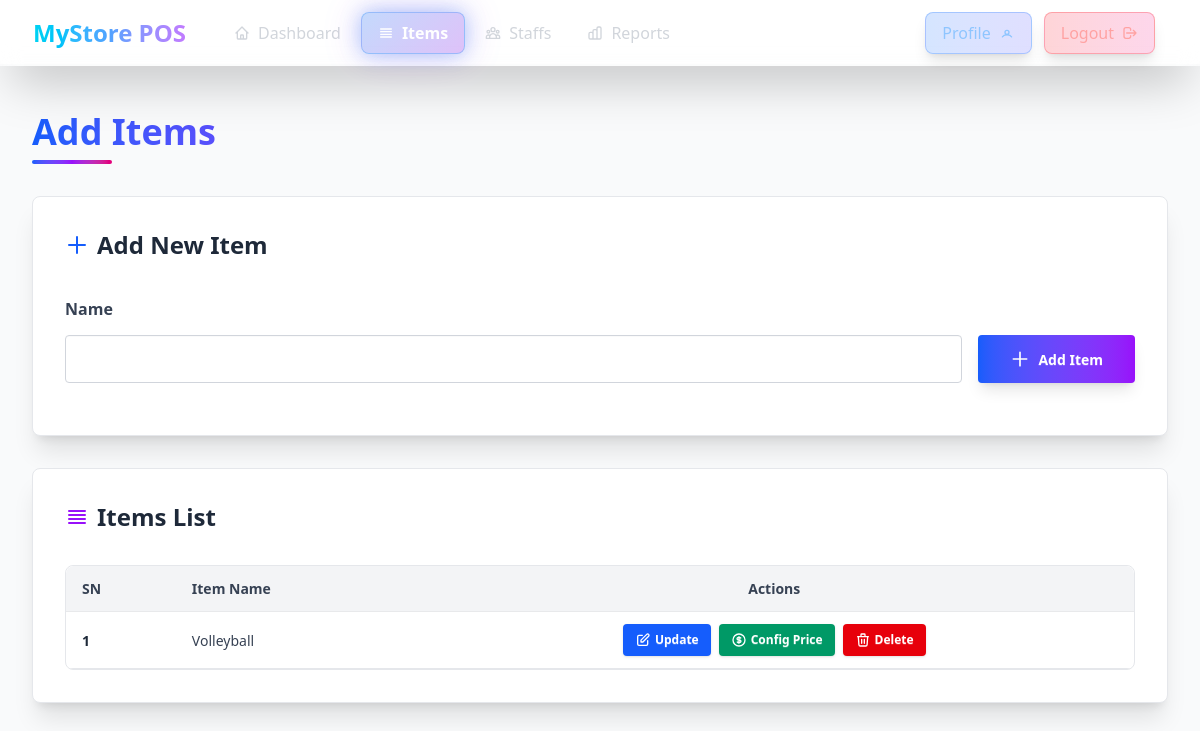
/shop/item_list/ (signed in), run on an earlier commit of the app's database.
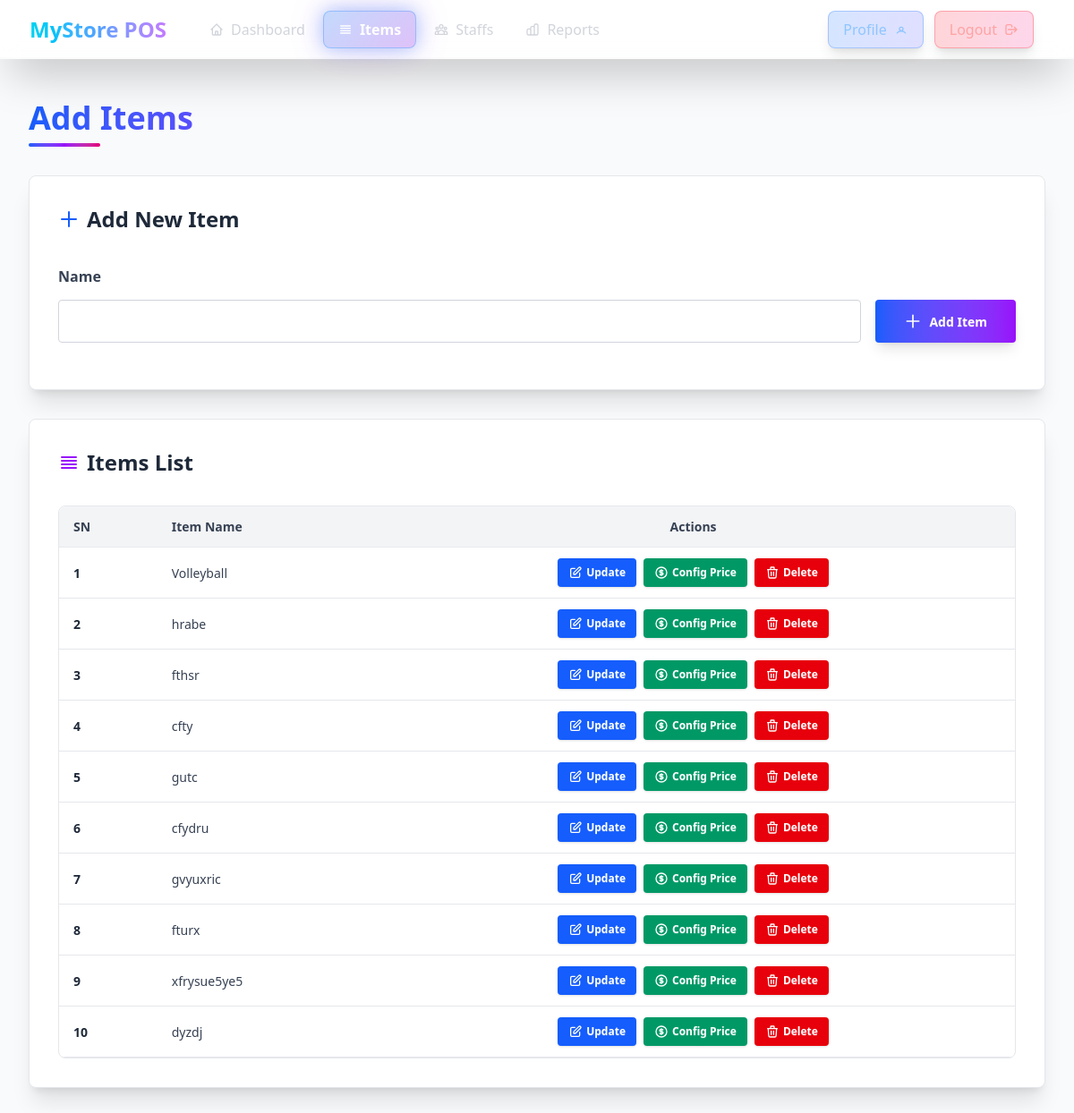
And on a later commit of the database.
### shop/models.py (models this page shows, shortened)
class Item(models.Model):
    name=models.CharField(max_length=100)
    shop=models.ForeignKey(Shop, on_delete=models.CASCADE, related_name='items')
    class Meta:
        unique_together = ('name', 'shop')

### shop/views.py (the view, shortened to what this page needs)
# urls.py: path("item_list/", views.item_list, name="item_list"),
def item_list(request):
    form=ItemForm(request.POST,request=request)
    form=ItemForm()
    item_list=request.user.shop.items.all()
    context={"form":form,"item_list":item_list}
    return render(request, "shop/item-create-form.html", context)

### shop/forms.py (shortened to what this page needs)
class ItemForm(forms.ModelForm):
    class Meta:
        model = Item
        fields = ['name']
    def __init__(self, *args, **kwargs):
        self.request = kwargs.pop("request") if "request" in kwargs else None
        super().__init__(*args, **kwargs)

### common/templatetags/form_extras.py (called while the page is built)
@register.filter
def add_class(field, css_class):
    if not isinstance(field, BoundField):
        return field
    existing_classes = field.field.widget.attrs.get("class", "")
    if existing_classes:
        new_classes = f"{existing_classes} {css_class}"
    else:
        new_classes = css_class
    field_copy = field
    field_copy.field.widget.attrs["class"] = new_classes
    return field_copy

### shop/templates/shop/item-create-form.html (shortened to what the changed rows need)
{% extends 'base.html' %}
{% load form_extras %}
{% block content %}
<main class="min-h-screen flex flex-col gap-8 p-4 md:p-6 lg:p-8 w-full mt-16 bg-gray-50 dark:bg-gray-900" id="main">
    <div class="relative pt-4">
        <h1 class="text-3xl md:text-4xl font-bold mb-2 bg-gradient-to-r from-blue-600 via-purple-600 to-pink-600 bg-clip-text text-transparent">
        </h1>
    </div>
    <div class="flex flex-col gap-6 lg:gap-8 max-w-7xl w-full mx-auto">
        <div class="w-full">
            <div class="card bg-white dark:bg-gray-800 shadow-xl border border-gray-200 dark:border-gray-700 hover:shadow-2xl transition-shadow duration-300">
                <div class="card-body p-6 md:p-8">
                    <h2 class="text-2xl font-bold mb-6 flex items-center gap-2 text-gray-800 dark:text-gray-100">
                        <svg xmlns="http://www.w3.org/2000/svg" class="h-6 w-6 text-blue-600 dark:text-blue-400" fill="none" viewBox="0 0 24 24" stroke="currentColor">
                            <path stroke-linecap="round" stroke-linejoin="round" stroke-width="2" d="M12 4v16m8-8H4" />
                        </svg>
                        Add New Item
                    </h2>
                </div>
            </div>
        </div>
        <div class="w-full">
            <div class="card bg-white dark:bg-gray-800 shadow-xl border border-gray-200 dark:border-gray-700 hover:shadow-2xl transition-shadow duration-300">
                <div class="card-body p-6 md:p-8">
                    <h2 class="text-2xl font-bold mb-6 flex items-center gap-2 text-gray-800 dark:text-gray-100">
                        <svg xmlns="http://www.w3.org/2000/svg" class="h-6 w-6 text-purple-600 dark:text-purple-400" fill="none" viewBox="0 0 24 24" stroke="currentColor">
                            <path stroke-linecap="round" stroke-linejoin="round" stroke-width="2" d="M4 6h16M4 10h16M4 14h16M4 18h16" />
                        </svg>
                        Items List
                    </h2>
                    <div class="overflow-x-auto rounded-lg border border-gray-200 dark:border-gray-700">
                        <table class="table w-full">
                            <thead>
                                <tr class="bg-gray-100 dark:bg-gray-700">
                                    <th class="rounded-tl-lg text-gray-700 dark:text-gray-300">SN</th>
                                    <th class="text-gray-700 dark:text-gray-300">Item Name</th>
                                    <th class="rounded-tr-lg text-center text-gray-700 dark:text-gray-300">Actions</th>
                                </tr>
                            </thead>
                            <tbody id="item-list">
                                {% for item in item_list %}
                                <tr id="item-{{ item.id }}" class="hover:bg-gray-50 dark:hover:bg-gray-700 transition-colors duration-150 border-b border-gray-200 dark:border-gray-700">
                                    <th class="font-semibold text-gray-800 dark:text-gray-200">{{ forloop.counter }}</th>
                                    <td class="font-medium text-gray-700 dark:text-gray-300">{{ item.name }}</td>
                                    <td>
                                        <div class="flex gap-2 justify-center flex-wrap">
                                            <a class="btn btn-sm bg-blue-600 hover:bg-blue-700 text-white border-0 gap-1 shadow hover:shadow-md transition-all duration-200" href="{% url 'shop:item_update' item.id %}">
                                                <svg xmlns="http://www.w3.org/2000/svg" class="h-4 w-4" fill="none" viewBox="0 0 24 24" stroke="currentColor">
                                                    <path stroke-linecap="round" stroke-linejoin="round" stroke-width="2" d="M11 5H6a2 2 0 00-2 2v11a2 2 0 002 2h11a2 2 0 002-2v-5m-1.414-9.414a2 2 0 112.828 2.828L11.828 15H9v-2.828l8.586-8.586z" />
                                                </svg>
                                                Update
                                            </a>
                                            <form action="{% url 'shop:price' %}">
                                                <button class="btn btn-sm bg-emerald-600 hover:bg-emerald-700 text-white border-0 gap-1 shadow hover:shadow-md transition-all duration-200">
                                                    Config Price
                                                </button>
                                            </form>
                                            <button data-item-id="{{ item.id }}"
                                                class="btn btn-sm bg-red-600 hover:bg-red-700 text-white border-0 gap-1 shadow hover:shadow-md transition-all duration-200"
                                                onclick="delete_item(this)">
                                                <svg xmlns="http://www.w3.org/2000/svg" class="h-4 w-4" fill="none" viewBox="0 0 24 24" stroke="currentColor">
                                                    <path stroke-linecap="round" stroke-linejoin="round" stroke-width="2" d="M19 7l-.867 12.142A2 2 0 0116.138 21H7.862a2 2 0 01-1.995-1.858L5 7m5 4v6m4-6v6m1-10V4a1 1 0 00-1-1h-4a1 1 0 00-1 1v3M4 7h16" />
                                                </svg>
                                                Delete
                                            </button>
                                        </div>
                                    </td>
                                </tr>
                                {% endfor %}
                            </tbody>
                        </table>
                    </div>
                </div>
            </div>
        </div>
    </div>
</main>
{% endblock content %}

What changed in the data, as far as the page shows it:
added Item: name "hrabe"
added Item: name "fthsr"
added Item: name "cfty"
added Item: name "gutc"
added Item: name "cfydru"
added Item: name "gvyuxric"
added Item: name "fturx"
added Item: name "xfrysue5ye5"
added Item: name "dyzdj"
